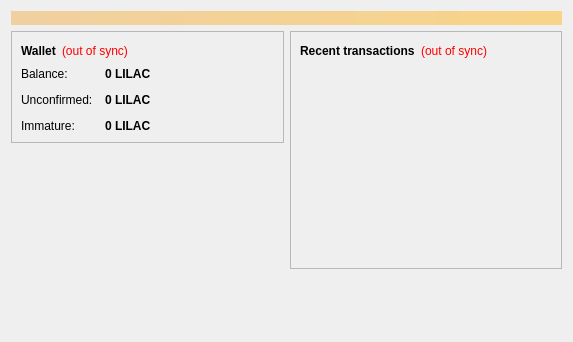
<?xml version="1.0" encoding="UTF-8"?>
<ui version="4.0">
 <class>OverviewPage</class>
 <widget class="QWidget" name="OverviewPage">
  <property name="geometry">
   <rect>
    <x>0</x>
    <y>0</y>
    <width>573</width>
    <height>342</height>
   </rect>
  </property>
  <property name="windowTitle">
   <string>Form</string>
  </property>
  <layout class="QVBoxLayout" name="topLayout">
   <item>
    <widget class="QLabel" name="labelAlerts">
     <property name="visible">
      <bool>false</bool>
     </property>
     <property name="styleSheet">
      <string notr="true">background-color: qlineargradient(x1: 0, y1: 0, x2: 1, y2: 0, stop:0 #F0D0A0, stop:1 #F8D488); color:#000000;</string>
     </property>
     <property name="wordWrap">
      <bool>true</bool>
     </property>
     <property name="margin">
      <number>3</number>
     </property>
    </widget>
   </item>
   <item>
    <layout class="QHBoxLayout" name="horizontalLayout" stretch="1,1">
     <item>
      <layout class="QVBoxLayout" name="verticalLayout_2">
       <item>
        <widget class="QFrame" name="frame">
         <property name="frameShape">
          <enum>QFrame::StyledPanel</enum>
         </property>
         <property name="frameShadow">
          <enum>QFrame::Raised</enum>
         </property>
         <layout class="QVBoxLayout" name="verticalLayout_4">
          <item>
           <layout class="QHBoxLayout" name="horizontalLayout_4">
            <item>
             <widget class="QLabel" name="label_5">
              <property name="font">
               <font>
                <weight>75</weight>
                <bold>true</bold>
               </font>
              </property>
              <property name="text">
               <string>Wallet</string>
              </property>
             </widget>
            </item>
            <item>
             <widget class="QLabel" name="labelWalletStatus">
              <property name="toolTip">
               <string>The displayed information may be out of date. Your wallet automatically synchronizes with the Lilacoin network after a connection is established, but this process has not completed yet.</string>
              </property>
              <property name="styleSheet">
               <string notr="true">QLabel { color: red; }</string>
              </property>
              <property name="text">
               <string notr="true">(out of sync)</string>
              </property>
              <property name="alignment">
               <set>Qt::AlignLeading|Qt::AlignLeft|Qt::AlignVCenter</set>
              </property>
             </widget>
            </item>
            <item>
             <spacer name="horizontalSpacer_2">
              <property name="orientation">
               <enum>Qt::Horizontal</enum>
              </property>
              <property name="sizeHint" stdset="0">
               <size>
                <width>40</width>
                <height>20</height>
               </size>
              </property>
             </spacer>
            </item>
           </layout>
          </item>
          <item>
           <layout class="QFormLayout" name="formLayout_2">
            <property name="fieldGrowthPolicy">
             <enum>QFormLayout::AllNonFixedFieldsGrow</enum>
            </property>
            <property name="horizontalSpacing">
             <number>12</number>
            </property>
            <property name="verticalSpacing">
             <number>12</number>
            </property>
            <item row="0" column="0">
             <widget class="QLabel" name="label">
              <property name="text">
               <string>Balance:</string>
              </property>
             </widget>
            </item>
            <item row="0" column="1">
             <widget class="QLabel" name="labelBalance">
              <property name="font">
               <font>
                <weight>75</weight>
                <bold>true</bold>
               </font>
              </property>
              <property name="cursor">
               <cursorShape>IBeamCursor</cursorShape>
              </property>
              <property name="toolTip">
               <string>Your current balance</string>
              </property>
              <property name="text">
               <string notr="true">0 LILAC</string>
              </property>
              <property name="textInteractionFlags">
               <set>Qt::LinksAccessibleByMouse|Qt::TextSelectableByKeyboard|Qt::TextSelectableByMouse</set>
              </property>
             </widget>
            </item>
            <item row="1" column="0">
             <widget class="QLabel" name="label_3">
              <property name="text">
               <string>Unconfirmed:</string>
              </property>
             </widget>
            </item>
            <item row="1" column="1">
             <widget class="QLabel" name="labelUnconfirmed">
              <property name="font">
               <font>
                <weight>75</weight>
                <bold>true</bold>
               </font>
              </property>
              <property name="cursor">
               <cursorShape>IBeamCursor</cursorShape>
              </property>
              <property name="toolTip">
               <string>Total of transactions that have yet to be confirmed, and do not yet count toward the current balance</string>
              </property>
              <property name="text">
               <string notr="true">0 LILAC</string>
              </property>
              <property name="textInteractionFlags">
               <set>Qt::LinksAccessibleByMouse|Qt::TextSelectableByKeyboard|Qt::TextSelectableByMouse</set>
              </property>
             </widget>
            </item>
            <item row="2" column="0">
             <widget class="QLabel" name="labelImmatureText">
              <property name="text">
               <string>Immature:</string>
              </property>
             </widget>
            </item>
            <item row="2" column="1">
             <widget class="QLabel" name="labelImmature">
              <property name="font">
               <font>
                <weight>75</weight>
                <bold>true</bold>
               </font>
              </property>
              <property name="toolTip">
               <string>Mined balance that has not yet matured</string>
              </property>
              <property name="text">
               <string notr="true">0 LILAC</string>
              </property>
              <property name="textInteractionFlags">
               <set>Qt::LinksAccessibleByMouse|Qt::TextSelectableByKeyboard|Qt::TextSelectableByMouse</set>
              </property>
             </widget>
            </item>
           </layout>
          </item>
         </layout>
        </widget>
       </item>
       <item>
        <spacer name="verticalSpacer">
         <property name="orientation">
          <enum>Qt::Vertical</enum>
         </property>
         <property name="sizeHint" stdset="0">
          <size>
           <width>20</width>
           <height>40</height>
          </size>
         </property>
        </spacer>
       </item>
      </layout>
     </item>
     <item>
      <layout class="QVBoxLayout" name="verticalLayout_3">
       <item>
        <widget class="QFrame" name="frame_2">
         <property name="frameShape">
          <enum>QFrame::StyledPanel</enum>
         </property>
         <property name="frameShadow">
          <enum>QFrame::Raised</enum>
         </property>
         <layout class="QVBoxLayout" name="verticalLayout">
          <item>
           <layout class="QHBoxLayout" name="horizontalLayout_2">
            <item>
             <widget class="QLabel" name="label_4">
              <property name="text">
               <string>&lt;b&gt;Recent transactions&lt;/b&gt;</string>
              </property>
             </widget>
            </item>
            <item>
             <widget class="QLabel" name="labelTransactionsStatus">
              <property name="toolTip">
               <string>The displayed information may be out of date. Your wallet automatically synchronizes with the Lilacoin network after a connection is established, but this process has not completed yet.</string>
              </property>
              <property name="styleSheet">
               <string notr="true">QLabel { color: red; }</string>
              </property>
              <property name="text">
               <string notr="true">(out of sync)</string>
              </property>
              <property name="alignment">
               <set>Qt::AlignRight|Qt::AlignTrailing|Qt::AlignVCenter</set>
              </property>
             </widget>
            </item>
            <item>
             <spacer name="horizontalSpacer">
              <property name="orientation">
               <enum>Qt::Horizontal</enum>
              </property>
              <property name="sizeHint" stdset="0">
               <size>
                <width>40</width>
                <height>20</height>
               </size>
              </property>
             </spacer>
            </item>
           </layout>
          </item>
          <item>
           <widget class="QListView" name="listTransactions">
            <property name="styleSheet">
             <string notr="true">QListView { background: transparent; }</string>
            </property>
            <property name="frameShape">
             <enum>QFrame::NoFrame</enum>
            </property>
            <property name="verticalScrollBarPolicy">
             <enum>Qt::ScrollBarAlwaysOff</enum>
            </property>
            <property name="horizontalScrollBarPolicy">
             <enum>Qt::ScrollBarAlwaysOff</enum>
            </property>
            <property name="selectionMode">
             <enum>QAbstractItemView::NoSelection</enum>
            </property>
           </widget>
          </item>
         </layout>
        </widget>
       </item>
       <item>
        <spacer name="verticalSpacer_2">
         <property name="orientation">
          <enum>Qt::Vertical</enum>
         </property>
         <property name="sizeHint" stdset="0">
          <size>
           <width>20</width>
           <height>40</height>
          </size>
         </property>
        </spacer>
       </item>
      </layout>
     </item>
    </layout>
   </item>
  </layout>
 </widget>
 <resources/>
 <connections/>
</ui>
